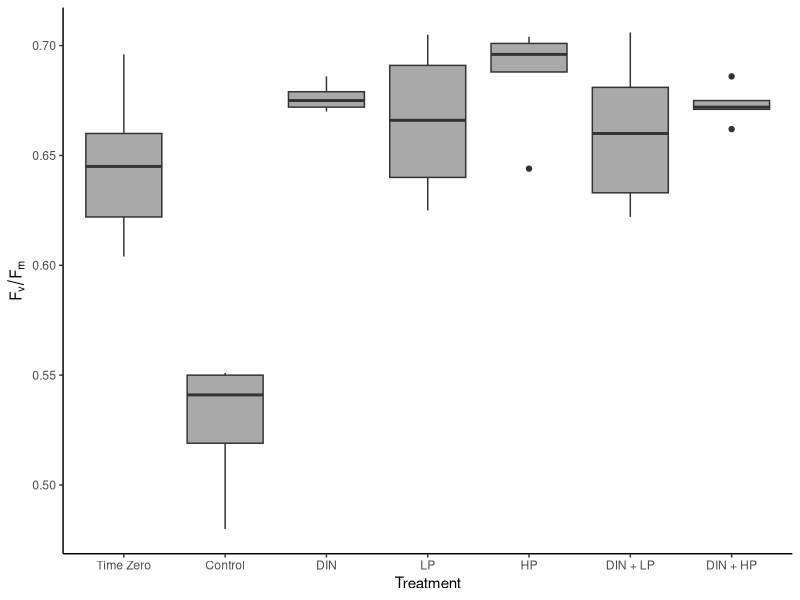

The R source for this figure:
#2023-008-22
#practice with PAM data - Bioassay 2 (06/06-08/23)

library(tidyverse)
library(dplyr)
library(lubridate)
library(readxl)
library(ggplot2)
library(car)
library(rstatix)

#import data

bioassay_4_PAM = read_excel("data/2023-09-03_bioassay_4.xlsx", sheet = "PAM")

summary(bioassay_4_PAM)
glimpse(bioassay_4_PAM)

#find average per treatment

bioassay_4_PAM_avg = bioassay_4_PAM %>%
  group_by(Other) %>%
  summarise(mean_FvFm = mean(FvFm))

bioassay_4_PAM_avg

#boxplot5

bioassay_4_fig_5 = ggplot() +
  geom_boxplot(aes(x = fct_relevel(Other, "T_0", "Control", "DIN", "LP", "HP", "DIN_LP", "DIN_HP"), 
                   y = FvFm),
               fill = "darkgrey",
               data = bioassay_4_PAM) +
  xlab("Treatment") +
  ylab(expression(F[v]/F[m])) +
  scale_x_discrete(labels= c("T_0" = "Time Zero", "Control" = "Control", "DIN" = "DIN", "LP" = "LP", "HP" = "HP", "DIN_LP" = "DIN + LP", "DIN_HP" = "DIN + HP")) +
  theme_classic() 
ggsave(bioassay_4_fig_5, filename = "figures/bioassay_4_fig_5.png",
       device = "png", height = 7, width = 11)

#anova to compare treatments

leveneTest(bioassay_4_PAM$FvFm ~ bioassay_4_PAM$Other)

oneway.test(FvFm ~ Other,
            data = bioassay_4_PAM,
            var.equal = TRUE)

oneway.test(FvFm ~ Other,
            data = bioassay_4_PAM,
            var.equal = FALSE)

bioassay_4_PAM_ANOVA = aov(FvFm~Other, data=bioassay_4_PAM)

bioassay_4_PAM_ANOVA

bioassay_4_Tukey_PAM = tukey_hsd(bioassay_4_PAM_ANOVA, conf.level = 0.95)

print(bioassay_4_Tukey_PAM, n = 25)

bioassay_4_post_hoc = games_howell_test(formula = FvFm ~ Other,
                                        data = bioassay_4_PAM, 
                                        conf.level = 0.95, 
                                        detailed = FALSE)

print(bioassay_4_post_hoc, n = 22)
